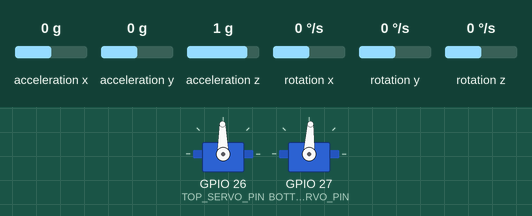
Recording of a sketch running on a simulated ESP32. Shown: 2 × servo. Wiring (inferred from the names in the program): MPU-6050 motion sensor at I2C address 0x68. The test bench sets the inputs (shaded band); at power-on: acceleration x 0 g, acceleration z 1 g, acceleration y 0 g, rotation y 0 °/s, rotation x 0 °/s, rotation z 0 °/s. What the sketch prints to the serial monitor is not drawn.

Above: at 5.8 s.
5.9 s: acceleration x set to -1.4 g
At 8.1 s:
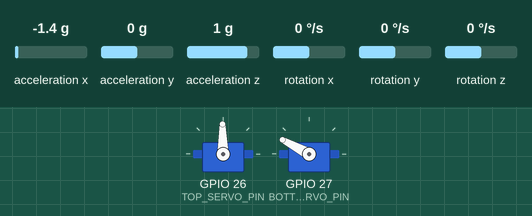
8.9 s: acceleration z set to -1.4 g
At 11.3 s:
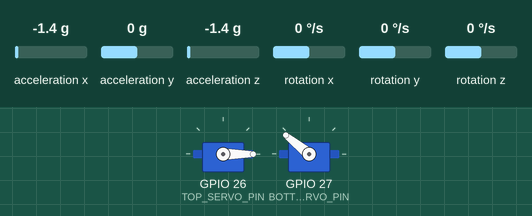
11.9 s: acceleration y set to -0.2 g
At 12.6 s:
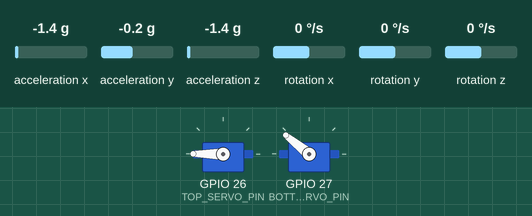
13.7 s: rotation y set to -192 °/s
16.7 s: acceleration x set to 0.8 g
At 17.4 s:
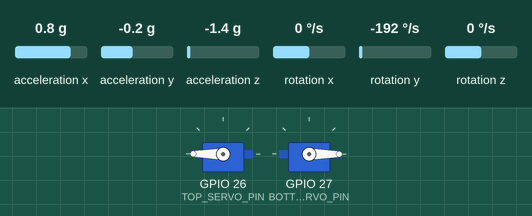
18.5 s: rotation y set to 100 °/s
At 20.68 s:
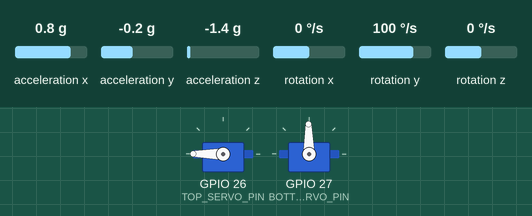
Timing chart, 0 to 22.2 s (numbered marks = the images above; inputs shaded):
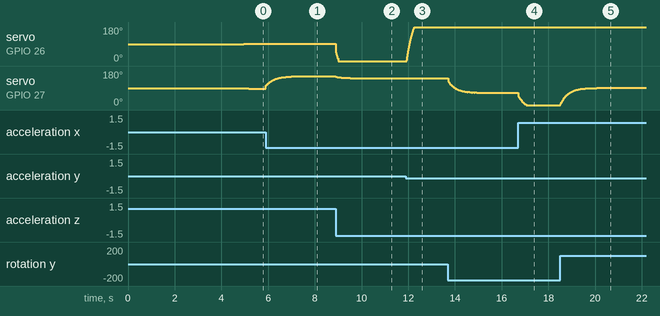

Measured:
- the behaviour switches between 0 and -0.1 g on acceleration y (found by bisection; images 2 and 3)
- after the input at 5.9 s, servo on GPIO 27 (BOTTOM_SERVO_PIN): moves from 87° to 152° over 1.3 s, starting at once
- after the input at 8.9 s, servo on GPIO 26 (TOP_SERVO_PIN): 91° → 0° at once; servo on GPIO 27 (BOTTOM_SERVO_PIN): moves from 152° to 141° over 1.0 s, starting at once
- after the input at 11.9 s, servo on GPIO 26 (TOP_SERVO_PIN): moves from 0° to 180° over 0.31 s, starting after 0.05 s
- after the input at 16.7 s, servo on GPIO 27 (BOTTOM_SERVO_PIN): moves from 65° to 0° over 0.34 s, starting at once
- after the input at 18.5 s, servo on GPIO 27 (BOTTOM_SERVO_PIN): moves from 0° to 91° over 1.6 s, starting at once

The sketch:

levelink.ino
```cpp
#include <Wire.h>
#include <ESP32Servo.h>
#include <math.h>
#include "telemetry_link.h"
#include "driver/gpio.h"

// Arduino-ESP32 3.3.11 on this ESP32 crashes in automatic BT memory
// release before setup(). Keep that memory reserved via the core's
// supported weak hook. This does not start Bluetooth or alter control.
extern "C" bool btInUse(void) {
  return true;
}

// =====================================================
// PIN CONFIGURATION
// =====================================================

#define SDA_PIN 21
#define SCL_PIN 22

#define MPU_ADDR 0x68

#define TOP_SERVO_PIN 26
#define BOTTOM_SERVO_PIN 27

// Startup-only pad readback: observe the output without disconnecting LEDC.
// This verifies pulses at the ESP32 pin, not continuity to the servo connector.
static uint32_t observeServoPulse(int pin) {
  gpio_num_t gpio = static_cast<gpio_num_t>(pin);
  if (gpio_input_enable(gpio) != ESP_OK) return 0;
  uint32_t start = micros();
  while (gpio_get_level(gpio)) {
    if (uint32_t(micros()-start) > 60000) return 0;
  }
  while (!gpio_get_level(gpio)) {
    if (uint32_t(micros()-start) > 60000) return 0;
  }
  uint32_t rising = micros();
  while (gpio_get_level(gpio)) {
    if (uint32_t(micros()-start) > 60000) return 0;
  }
  return uint32_t(micros()-rising);
}


// =====================================================
// SERVO CONFIGURATION
// =====================================================

const float TOP_CENTER = 90.0;
const float BOTTOM_CENTER = 90.0;

// ±60° correction
const float SERVO_MIN = 0.0;
const float SERVO_MAX = 180.0;


// =====================================================
// MPU CALIBRATION
// =====================================================

// Gyroscope bias obtained from your calibration
const float GYRO_BIAS_X = -644.88;
const float GYRO_BIAS_Y = 177.40;
const float GYRO_BIAS_Z = -27.15;

// Level reference obtained from your calibration
const float ROLL_OFFSET = 2.82;
const float PITCH_OFFSET = 1.56;


// =====================================================
// PID PARAMETERS
// =====================================================

// STARTING VALUES ONLY.
// We will tune these experimentally.

float Kp = 1.20;
float Ki = 0.00;
float Kd = 0.08;


// Integral limits to prevent integral windup
const float INTEGRAL_LIMIT = 30.0;


// =====================================================
// SERVO OBJECTS
// =====================================================

Servo topServo;
Servo bottomServo;


// =====================================================
// PID VARIABLES
// =====================================================

float rollIntegral = 0.0;
float pitchIntegral = 0.0;

float previousRollError = 0.0;
float previousPitchError = 0.0;


// =====================================================
// FILTER VARIABLES
// =====================================================

float rollAngle = 0.0;
float pitchAngle = 0.0;

unsigned long previousTime;


// =====================================================
// MPU READ FUNCTION
// =====================================================

bool readMPU(
  int16_t &ax,
  int16_t &ay,
  int16_t &az,
  int16_t &gx,
  int16_t &gy,
  int16_t &gz
) {

  Wire.beginTransmission(MPU_ADDR);
  Wire.write(0x3B);

  if (Wire.endTransmission(false) != 0) {
    return false;
  }

  if (Wire.requestFrom(MPU_ADDR, 14, true) != 14) {
    return false;
  }

  ax = (Wire.read() << 8) | Wire.read();
  ay = (Wire.read() << 8) | Wire.read();
  az = (Wire.read() << 8) | Wire.read();

  // Skip temperature
  Wire.read();
  Wire.read();

  gx = (Wire.read() << 8) | Wire.read();
  gy = (Wire.read() << 8) | Wire.read();
  gz = (Wire.read() << 8) | Wire.read();

  return true;
}


// =====================================================
// SETUP
// =====================================================

void setup() {

  Serial.begin(115200);

  delay(1000);

  // -----------------------------
  // Start I2C
  // -----------------------------

  Wire.begin(SDA_PIN, SCL_PIN);

  // -----------------------------
  // Wake MPU-6050
  // -----------------------------

  Wire.beginTransmission(MPU_ADDR);
  Wire.write(0x6B);
  Wire.write(0x00);
  Wire.endTransmission();

  delay(500);


  // -----------------------------
  // Attach servos
  // -----------------------------

  topServo.setPeriodHertz(50);
  bottomServo.setPeriodHertz(50);

  topServo.attach(TOP_SERVO_PIN, 500, 2500);
  bottomServo.attach(BOTTOM_SERVO_PIN, 500, 2500);


  // -----------------------------
  // Move servos to neutral
  // -----------------------------

  topServo.write((int)TOP_CENTER);
  bottomServo.write((int)BOTTOM_CENTER);

  delay(1000);


  // -----------------------------
  // Initialize angles
  // -----------------------------

  rollAngle = 0.0;
  pitchAngle = 0.0;

  previousTime = micros();

  Serial.printf("PWM CHECK top: attached=%d freq=%luHz duty=%lu pulse=%luus\n",
    topServo.attached(),(unsigned long)ledcReadFreq(TOP_SERVO_PIN),
    (unsigned long)ledcRead(TOP_SERVO_PIN),(unsigned long)observeServoPulse(TOP_SERVO_PIN));
  Serial.printf("PWM CHECK bottom: attached=%d freq=%luHz duty=%lu pulse=%luus\n",
    bottomServo.attached(),(unsigned long)ledcReadFreq(BOTTOM_SERVO_PIN),
    (unsigned long)ledcRead(BOTTOM_SERVO_PIN),(unsigned long)observeServoPulse(BOTTOM_SERVO_PIN));


  Serial.println();
  Serial.println("======================================");
  Serial.println("   ESP32 SELF-STABILIZING PLATFORM");
  Serial.println("======================================");
  Serial.println();

  Serial.println("MPU: 0x68");
  Serial.println("Top servo: GPIO 26");
  Serial.println("Bottom servo: GPIO 27");

  Serial.println();
  Serial.println("PID:");
  Serial.print("Kp = ");
  Serial.println(Kp);

  Serial.print("Ki = ");
  Serial.println(Ki);

  Serial.print("Kd = ");
  Serial.println(Kd);

  Serial.println();
  Serial.println("KEEP PLATFORM LEVEL...");
  delay(2000);

  telemetryBegin();
  Serial.println("STABILIZATION STARTED");
  Serial.println();

  previousTime = micros();
}


// =====================================================
// MAIN CONTROL LOOP
// =====================================================

void loop() {

  // ===================================================
  // READ MPU
  // ===================================================

  int16_t ax, ay, az;
  int16_t gx, gy, gz;

  if (!readMPU(ax, ay, az, gx, gy, gz)) {

    Serial.println("MPU READ ERROR");

    // Put servos at neutral if sensor communication fails
    topServo.write((int)TOP_CENTER);
    bottomServo.write((int)BOTTOM_CENTER);

    telemetryUpdate(rollAngle,pitchAngle,TOP_CENTER,BOTTOM_CENTER,0,0,false);
    previousTime = micros();
    previousRollError = -rollAngle;
    previousPitchError = -pitchAngle;
    delay(100);

    return;
  }


  // ===================================================
  // ACCELEROMETER
  // ===================================================

  float axg = ax / 16384.0;
  float ayg = ay / 16384.0;
  float azg = az / 16384.0;


  // ===================================================
  // ACCELEROMETER ANGLES
  // ===================================================

  float accelRoll =
    atan2(ayg, azg) * 180.0 / PI;

  float accelPitch =
    atan2(
      -axg,
      sqrt(ayg * ayg + azg * azg)
    ) * 180.0 / PI;


  // Apply your level calibration
  accelRoll -= ROLL_OFFSET;
  accelPitch -= PITCH_OFFSET;


  // ===================================================
  // GYROSCOPE
  // ===================================================

  float gyroX =
    (gx - GYRO_BIAS_X) / 131.0;

  float gyroY =
    (gy - GYRO_BIAS_Y) / 131.0;

  float gyroZ =
    (gz - GYRO_BIAS_Z) / 131.0;


  // ===================================================
  // CALCULATE DT
  // ===================================================

  unsigned long currentTime = micros();

  float dt =
    (currentTime - previousTime) / 1000000.0;

  previousTime = currentTime;


  // Prevent bad timing values
  if (dt <= 0.0 || dt > 0.1) {
    dt = 0.01;
  }


  // ===================================================
  // COMPLEMENTARY FILTER
  // ===================================================

  // Integrate gyro
  float gyroRoll =
    rollAngle + gyroX * dt;

  float gyroPitch =
    pitchAngle + gyroY * dt;


  // Combine gyro + accelerometer
  rollAngle =
    0.98 * gyroRoll +
    0.02 * accelRoll;

  pitchAngle =
    0.98 * gyroPitch +
    0.02 * accelPitch;


  // ===================================================
  // PID ERROR
  // ===================================================

  // Desired platform orientation = 0°
  float rollError =
    0.0 - rollAngle;

  float pitchError =
    0.0 - pitchAngle;


  // ===================================================
  // INTEGRAL
  // ===================================================

  rollIntegral += rollError * dt;
  pitchIntegral += pitchError * dt;


  rollIntegral =
    constrain(
      rollIntegral,
      -INTEGRAL_LIMIT,
      INTEGRAL_LIMIT
    );

  pitchIntegral =
    constrain(
      pitchIntegral,
      -INTEGRAL_LIMIT,
      INTEGRAL_LIMIT
    );


  // ===================================================
  // DERIVATIVE
  // ===================================================

  float rollDerivative =
    (rollError - previousRollError) / dt;

  float pitchDerivative =
    (pitchError - previousPitchError) / dt;


  previousRollError = rollError;
  previousPitchError = pitchError;


  // ===================================================
  // PID OUTPUT
  // ===================================================

  float rollOutput =
    Kp * rollError +
    Ki * rollIntegral +
    Kd * rollDerivative;

  float pitchOutput =
    Kp * pitchError +
    Ki * pitchIntegral +
    Kd * pitchDerivative;


  // ===================================================
  // SERVO COMMAND
  // ===================================================

  // TOP SERVO
  float topCommand =
    TOP_CENTER + rollOutput;


  // BOTTOM SERVO
  // Direction intentionally reversed
  float bottomCommand =
    BOTTOM_CENTER - pitchOutput;


  // ===================================================
  // SAFETY LIMITS
  // ===================================================

  topCommand =
    constrain(
      topCommand,
      SERVO_MIN,
      SERVO_MAX
    );

  bottomCommand =
    constrain(
      bottomCommand,
      SERVO_MIN,
      SERVO_MAX
    );


  // ===================================================
  // WRITE SERVOS
  // ===================================================

  topServo.write((int)topCommand);
  bottomServo.write((int)bottomCommand);


  // ===================================================
  // SERIAL MONITOR
  // ===================================================

  telemetryUpdate(rollAngle,pitchAngle,topCommand,bottomCommand,rollOutput,pitchOutput,true);


  // ===================================================
  // CONTROL LOOP DELAY
  // ===================================================

  delay(5);
}
```

telemetry_link.h
```cpp
#pragma once
#include <WiFi.h>
#include <WebServer.h>
#include "wifi_config.h"

// Network work runs in its own low-priority task. Only a short snapshot copy is locked.
struct TelemetrySnapshot {
  uint32_t t_ms;
  float roll, pitch, top, bottom, pid_r, pid_p;
  bool sensor_ok;
};
static TelemetrySnapshot snapshot = {0,0,0,90,90,0,0,false};
static portMUX_TYPE snapshotMux = portMUX_INITIALIZER_UNLOCKED;

static void telemetryUpdate(float r,float p,float t,float b,float pr,float pp,bool ok) {
  TelemetrySnapshot next = {millis(),r,p,t,b,pr,pp,ok};
  portENTER_CRITICAL(&snapshotMux);
  snapshot = next;
  portEXIT_CRITICAL(&snapshotMux);
}

static void telemetryJSON(char* buffer,size_t size) {
  TelemetrySnapshot value;
  portENTER_CRITICAL(&snapshotMux);
  value = snapshot;
  portEXIT_CRITICAL(&snapshotMux);
  snprintf(buffer,size,
    "{\"t_ms\":%lu,\"roll\":%.3f,\"pitch\":%.3f,\"top\":%.2f,\"bottom\":%.2f,\"pid_r\":%.3f,\"pid_p\":%.3f,\"sensor_ok\":%s}",
    (unsigned long)value.t_ms,value.roll,value.pitch,value.top,value.bottom,value.pid_r,value.pid_p,value.sensor_ok?"true":"false");
}

static void telemetryTask(void*) {
  WebServer server(80);
  if (ENABLE_WIFI) {
    WiFi.mode(WIFI_AP);
    WiFi.softAP(AP_NAME,AP_PASSWORD);
    server.on("/telemetry",HTTP_GET,[&server]() {
      char buffer[320];
      telemetryJSON(buffer,sizeof(buffer));
      server.sendHeader("Cache-Control","no-store");
      server.send(200,"application/json",buffer);
    });
    server.on("/",HTTP_GET,[&server]() {
      server.send(200,"text/plain","Levelink ESP32 telemetry. GET /telemetry. Dashboard is read-only.");
    });
    server.begin();
  }
  uint32_t lastSent = 0;
  for (;;) {
    if (ENABLE_WIFI) server.handleClient();
    if (millis()-lastSent >= 100) {
      lastSent = millis();
      char buffer[320];
      telemetryJSON(buffer,sizeof(buffer));
      Serial.println(buffer);
    }
    vTaskDelay(pdMS_TO_TICKS(5));
  }
}

static void telemetryBegin() {
  // Standard dual-core ESP32 DevKit: Arduino loop is normally on core 1.
  BaseType_t result = xTaskCreatePinnedToCore(telemetryTask,"telemetry",6144,nullptr,1,nullptr,0);
  if (result != pdPASS) Serial.println("TELEMETRY TASK START FAILED");
}
```

wifi_config.example.h
```cpp
#pragma once
// Copy to wifi_config.h in the Arduino sketch folder before uploading.
// Set ENABLE_WIFI false if you want the lowest-risk USB-only review setup.
constexpr bool ENABLE_WIFI = true;
constexpr char AP_NAME[] = "Levelink-Lab";
constexpr char AP_PASSWORD[] = "ChangeThis123"; // Replace; minimum eight characters
```
